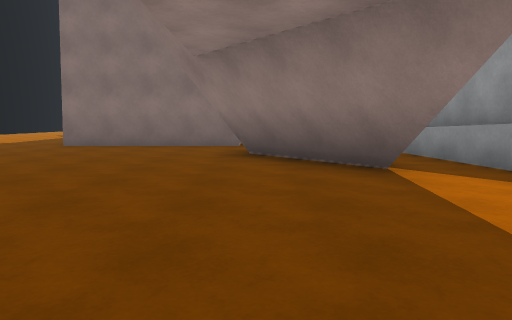
View 1 (above)

18 first-person views from a walk through a Unity game level. The camera is 1.2 m above the floor, tilts 6° down and sees 70° across. The floor is counted in squares, 2 m on a side. Each view is taken from the middle of a square. On the plan, view 1 faces up. The plan holds only what a view shows up to about 10 squares ahead; the rest is blank. The place goes on beyond the plan.

View 2
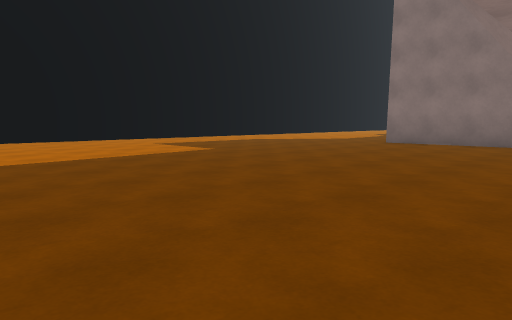

View 3
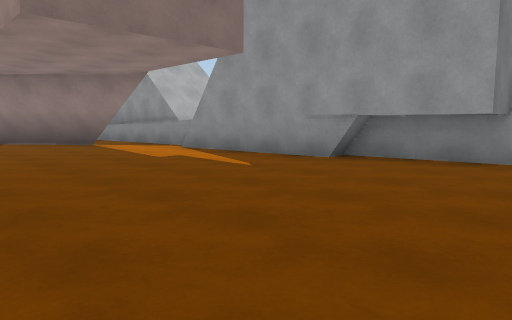

View 4
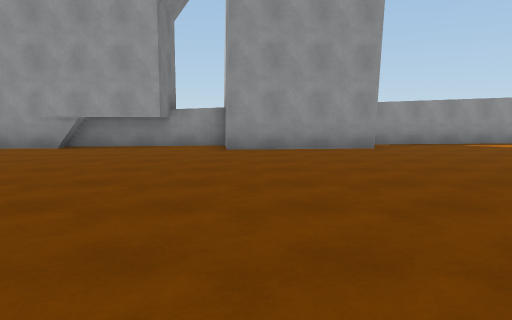

View 5
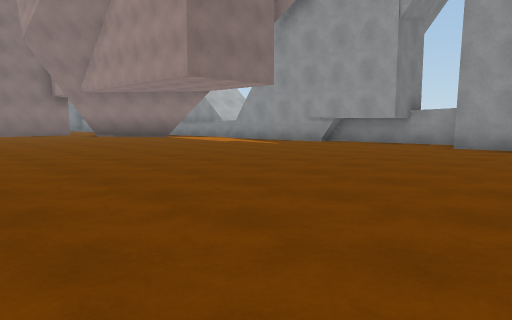

View 6
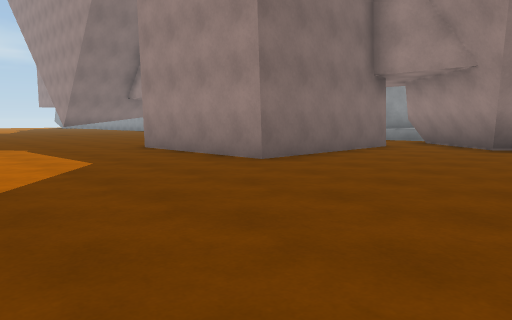

View 7
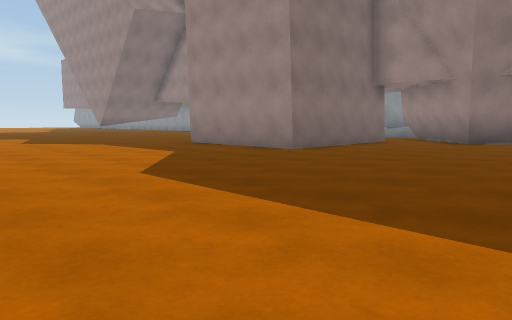

View 8
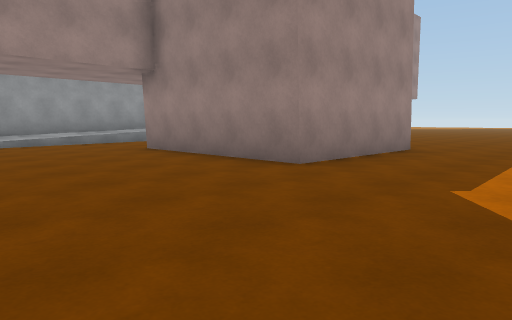

View 9
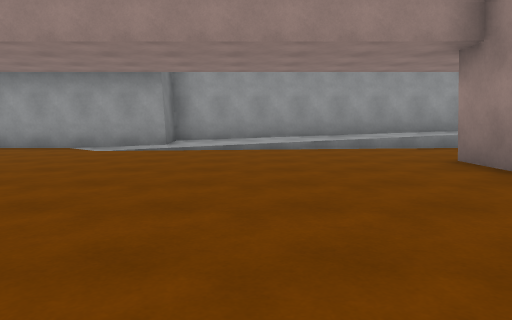

View 10
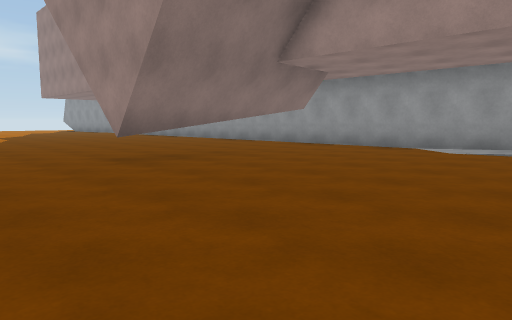

View 11
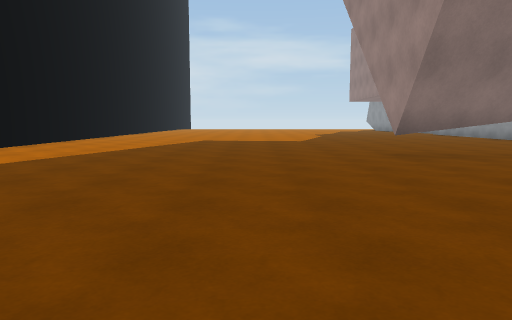

View 12
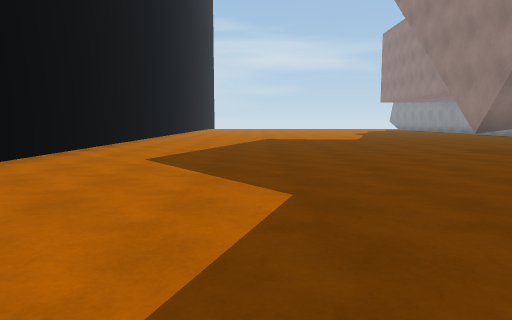

View 13
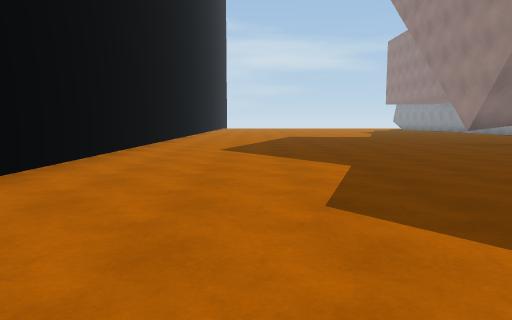

View 14
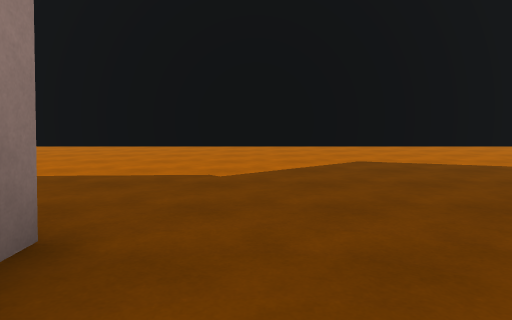

View 15
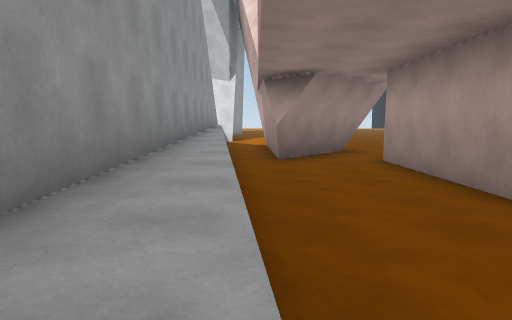

View 16
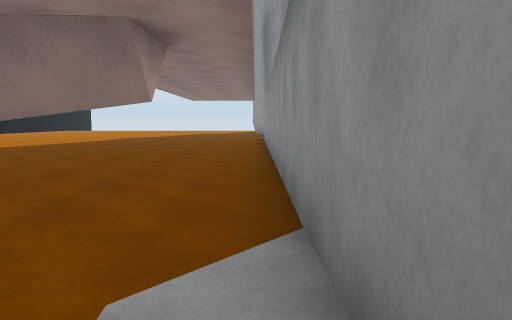

View 17
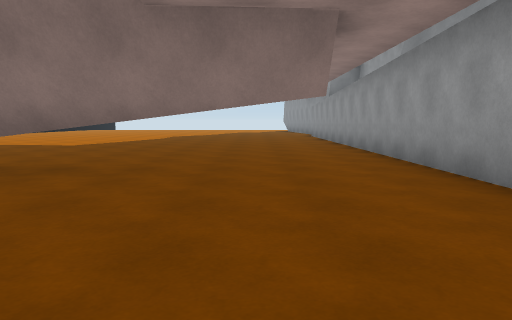

View 18
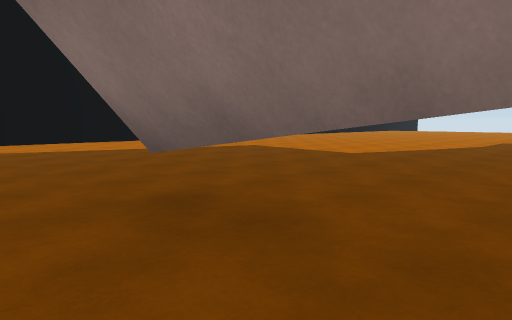

### Floor plan
Key: @ floor where view 1 was taken; # wall or solid block; . main floor; : floor 0.25 m higher than the main floor; + floor 0.5 m higher than the main floor; * floor 0.75 m higher than the main floor; % floor 1 m higher than the main floor; / step, stairs or slope; ^ raised ledge; T thing the floor can be seen under or through.
Columns run from 12 left of view 1 to 5 right of it. Each row starts with its distance up from view 1.
 27     ...........#
 26 #..............#
 25 #..............#
 24 #..............#
 23 #..............#
 22 #........TTTT..#
 21 #..............#
 20 #..............#
 19 #..............#
 18 #.............:##
 17 #.............::#
 16 #............./:#
 15 #............./+#
 14 #............./+#
 13 #.......####../+#
 12 #.......#  #../+#
 11 #.......#  #...*#
 10 #.......#  #...*#
  9 #.......####.#.*#
  8   ...........#.%#
  7  ...........##./#
  6  ...........##.##
  5  ............#.##
  4  ............#..#
  3   ..............^
  2  ..............#
  1 #..............#
  0     ........@..#
 -1        ........#
 -2        ........##
 -3        ........##
 -4        .........##
 -5       ...........#
 -6       .........###
 -7       .........#
 -8       .........#
 -9            ......#
-10             .....#

Positions as (right, up) in squares from view 1, and headings:
1: (0, 0), facing up
2: (0, -1), facing up-left
3: (-2, -5), facing up-right
4: (-5, -6), facing right
5: (-6, -8), facing up-right
6: (-9, 5), facing up-right
7: (-11, 4), facing up-right
8: (-8, 17), facing down-right
9: (-6, 16), facing right
10: (-6, 17), facing up-right
11: (-6, 16), facing up
12: (-8, 15), facing up
13: (-9, 13), facing up
14: (-3, 14), facing left
15: (2, 16), facing down
16: (2, 18), facing up
17: (0, 18), facing up
18: (-1, 21), facing up-left
